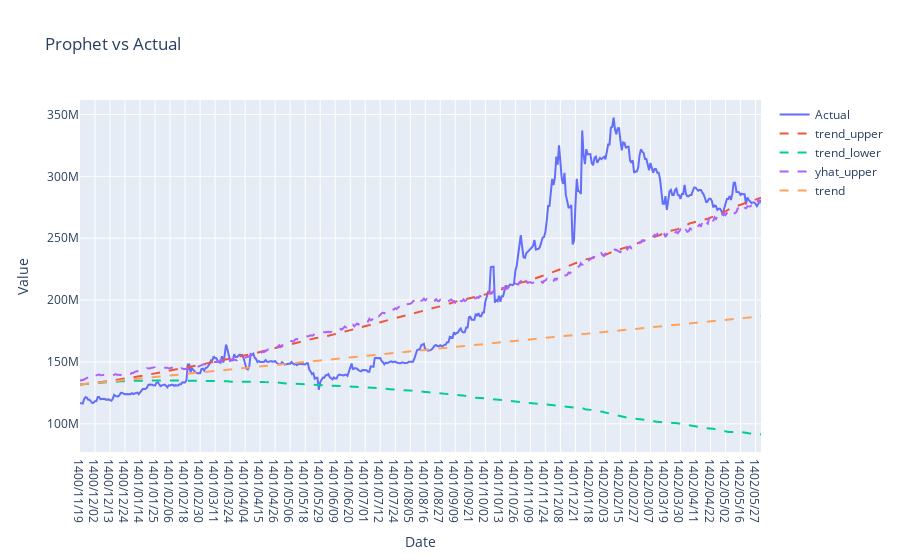

The cell this chart's notebook holds for it:
### Code cell
# Plot the predictions against the actual values
fig = go.Figure()
fig.add_trace(go.Scatter(x=Added_data.index[1200:1700], y=val_y, mode='lines', name='Actual'))
fig.add_trace(go.Scatter(x=Added_data.index[1200:1700], y=forecast['trend_upper'].values[1200:1700], mode='lines', name='trend_upper', line=dict(dash='dash')))
fig.add_trace(go.Scatter(x=Added_data.index[1200:1700], y=forecast['trend_lower'].values[1200:1700], mode='lines', name='trend_lower', line=dict(dash='dash')))
fig.add_trace(go.Scatter(x=Added_data.index[1200:1700], y=forecast['yhat_upper'].values[1200:1700], mode='lines', name='yhat_upper', line=dict(dash='dash')))
fig.add_trace(go.Scatter(x=Added_data.index[1200:1700], y=forecast['trend'].values[1200:1700], mode='lines', name='trend', line=dict(dash='dash')))

fig.update_layout(title='Prophet vs Actual', xaxis_title='Date', yaxis_title='Value', hovermode='x')
fig.show()

plt.figure(figsize=(10, 6))
plt.plot(Added_data.index[1200:1700], val_y, label='Actual')
plt.plot(Added_data.index[1200:1700], forecast['trend_upper'].values[1200:1700], linestyle='--', label='trend_upper')
plt.plot(Added_data.index[1200:1700], forecast['trend_lower'].values[1200:1700], linestyle='--', label='trend_lower')
plt.plot(Added_data.index[1200:1700], forecast['yhat_upper'].values[1200:1700], linestyle='--', label='yhat_upper')
plt.plot(Added_data.index[1200:1700], forecast['trend'].values[1200:1700], linestyle='--', label='trend')

plt.title('Prophet vs Actual')
plt.xlabel('Date')
plt.ylabel('Value')
plt.legend()
plt.show()

### Figure 1 — Plotly figure (JSON) as saved in the notebook; plotly's stock layout.template omitted (floating-point values rounded to 4 significant figures; data arrays with more than 128 entries replaced by an {"elided": "..."} marker saying what was removed)
{"data": [{"mode": "lines", "name": "Actual", "type": "scatter", "x": {"elided": "500 str values"}, "y": {"elided": "500 int values"}}, {"line": {"dash": "dash"}, "mode": "lines", "name": "trend_upper", "type": "scatter", "x": {"elided": "500 str values"}, "y": {"elided": "500 float values"}}, {"line": {"dash": "dash"}, "mode": "lines", "name": "trend_lower", "type": "scatter", "x": {"elided": "500 str values"}, "y": {"elided": "500 float values"}}, {"line": {"dash": "dash"}, "mode": "lines", "name": "yhat_upper", "type": "scatter", "x": {"elided": "500 str values"}, "y": {"elided": "500 float values"}}, {"line": {"dash": "dash"}, "mode": "lines", "name": "trend", "type": "scatter", "x": {"elided": "500 str values"}, "y": {"elided": "500 float values"}}], "layout": {"hovermode": "x", "title": {"text": "Prophet vs Actual"}, "xaxis": {"title": {"text": "Date"}}, "yaxis": {"title": {"text": "Value"}}}}
